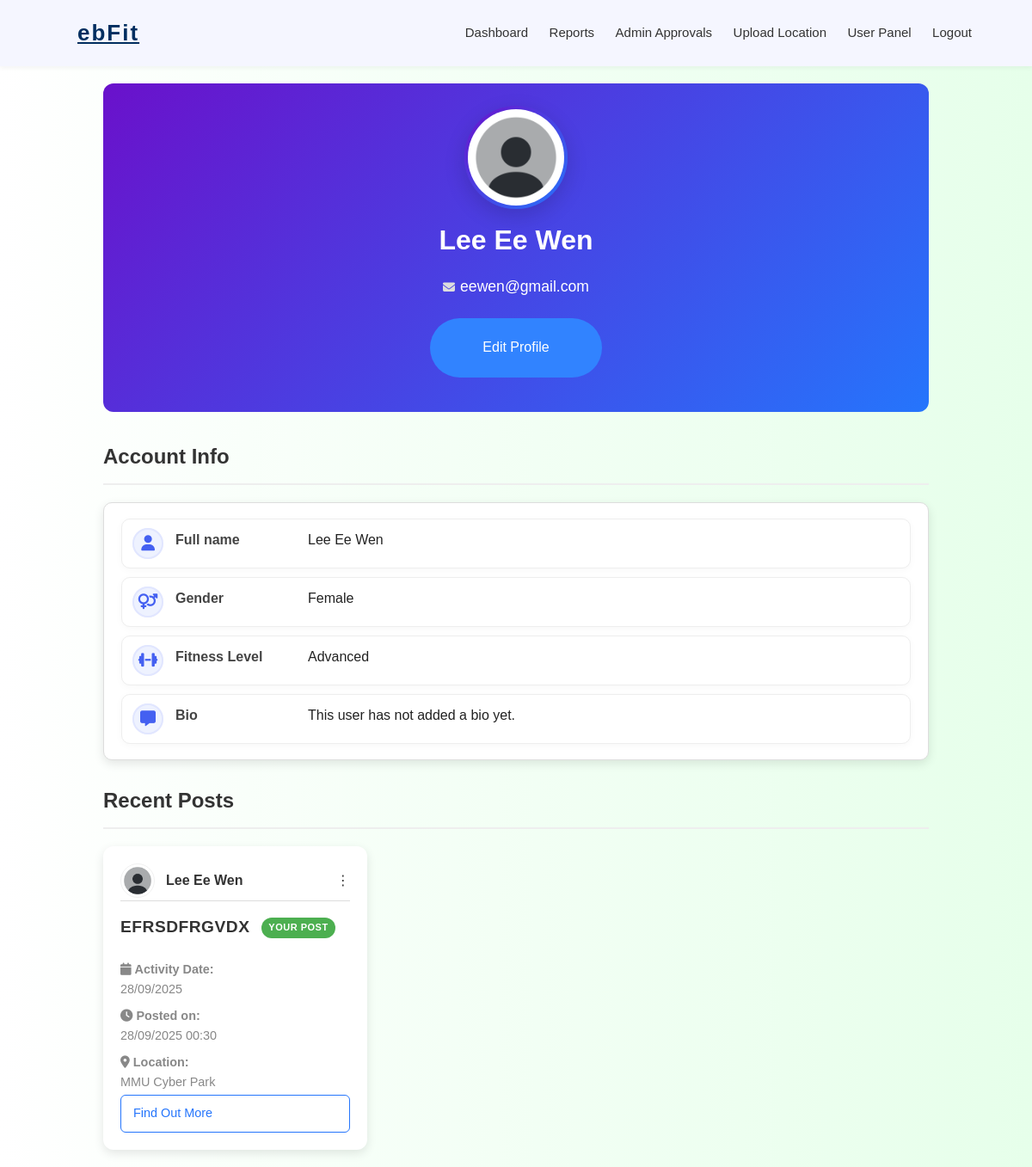
The page /profile/eewen@gmail.com?readonly=1&from_dashboard=1&next=/admin/dashboard (signed in) on the database as committed earlier.
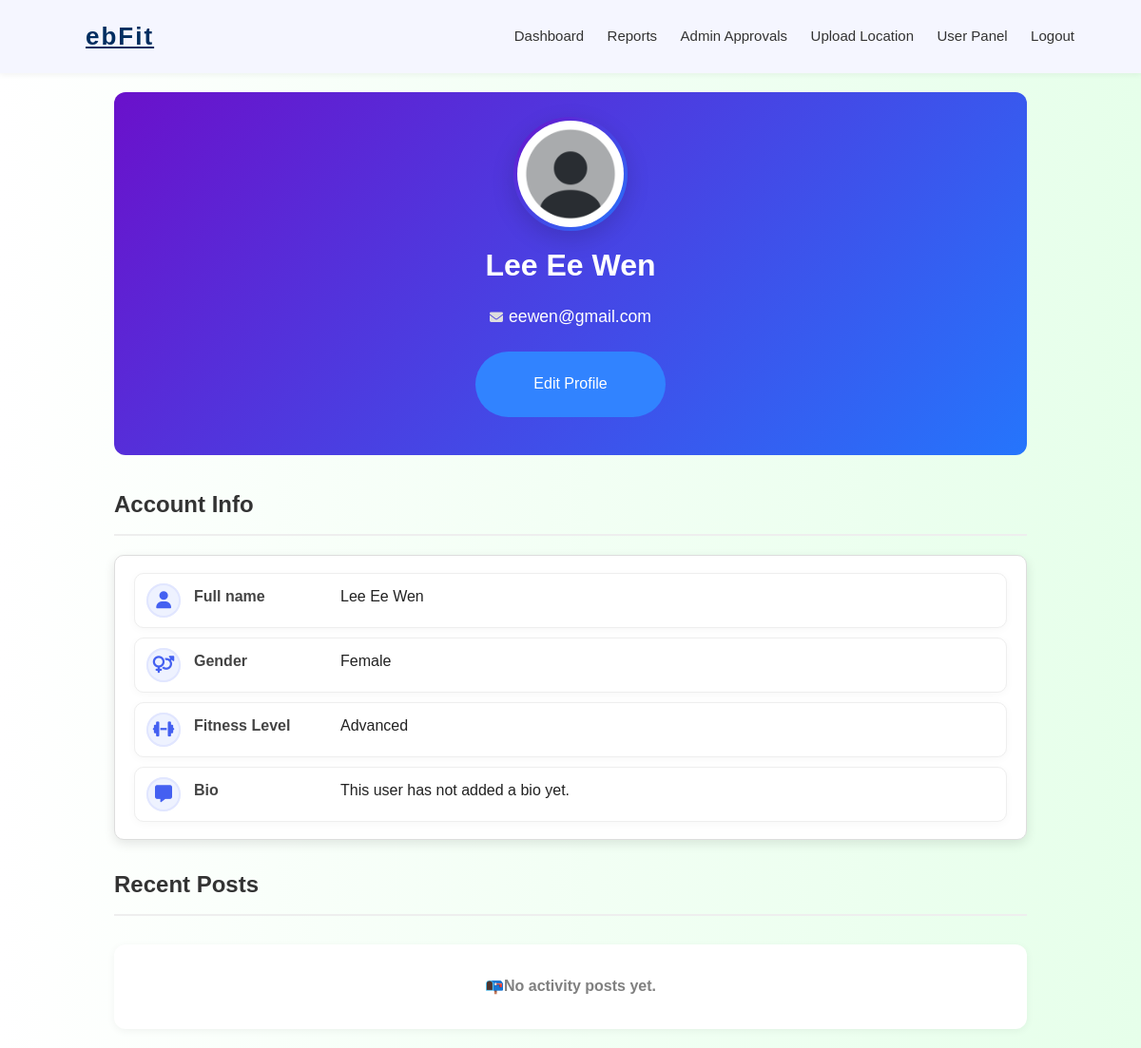
The same page on the database as committed later.
### app.py (models this page shows, shortened)
class Posts(db.Model):
    __tablename__ = "posts" # Explicitly name the table "posts"
    post_id = db.Column(db.Integer, primary_key=True) # Unique identifier for each post
    title = db.Column(db.String(200), nullable=False) # Short title of the post/activity
    content = db.Column(db.Text, nullable=False) # Full description of the activity
    location = db.Column(db.String(100), nullable=False) # Where the activity happens
    event_date = db.Column(db.Date, nullable=False) # Activity date
    start_time = db.Column(db.Time, nullable=False) # Activity start time
    end_time = db.Column(db.Time, nullable=False) # Activity end time
    date_posted = db.Column(db.DateTime, default=datetime.utcnow, nullable=False)
    post_status = db.Column(db.String(20), default="open")
    participants = db.Column(db.Integer, nullable=False) # Max or current number of participants
    image_filename = db.Column(db.String(200), nullable=True) # Optional: image uploaded for this post
    email = db.Column(db.String(255), db.ForeignKey("users.email"), nullable=False)  # Foreign key → link each post to the user who created it
    user = db.relationship("User", back_populates="posts")
    is_hidden = db.Column(db.Boolean, default=False) # If True → hide this post from public views
    join_activities = db.relationship("JoinActivity", back_populates="post", lazy=True, cascade="all, delete-orphan")
    reports = db.relationship(
        "Reports",
        backref="post",                # enables Reports.post
        lazy=True,
        cascade="all, delete-orphan"  # deleting a post deletes reports
    )

class User(db.Model, UserMixin):
    __tablename__ = "users"
    email = db.Column(db.String(255), primary_key=True)
    name = db.Column(db.String(100), nullable=False)
    gender = db.Column(db.String(10), nullable=False)
    sport_level = db.Column(db.String(50), nullable=False)
    security_question = db.Column(db.String(255), nullable=False)
    security_answer = db.Column(db.String(255), nullable=False)
    password = db.Column(db.String(255), nullable=False)
    image_file = db.Column(db.String(255), nullable=False, default="default_image.png")
    bio = db.Column(db.Text, default="This user has not added a bio yet.", nullable=False)
    role = db.Column(db.String(20), default="user")
    is_suspended = db.Column(db.Boolean, default=False) # True = account suspended (blocked from login)
    posts = db.relationship("Posts", back_populates="user", lazy=True, cascade="all, delete-orphan")
    join_activities = db.relationship("JoinActivity", back_populates="user", lazy=True, cascade="all, delete-orphan")

### app.py (the view)
@app.route("/profile/<string:email>")
@login_required
def profile_page(email): #Show a user's account information and their recent posts
    user = User.query.filter_by(email=email).first_or_404() # Target profile user
    recent_posts = (
        Posts.query.filter_by(email=user.email)
        .order_by(Posts.date_posted.desc()) # latest posts first
        .all()
    )
    for post in recent_posts:
        if post.date_posted:
            if post.date_posted.tzinfo is None:
                utc_time = pytz.utc.localize(post.date_posted)
                post.local_date_posted_value = utc_time.astimezone(MALAYSIA_TZ)
            else:
                post.local_date_posted_value = post.date_posted.astimezone(MALAYSIA_TZ)
        else:
            post.local_date_posted_value = None
    image_url = url_for(
        "static",
        filename=f"profile_pics/{user.image_file or 'default_image.png'}"
    )
    return render_template(
        "profile.html",
        user=user,
        image_url=image_url,
        recent_posts=recent_posts
    ) # Render profile template

### app.py (called while the page is built)
@app.context_processor
def notif_count():
    if current_user.is_authenticated:
        count = Notification.query.filter_by(email=current_user.email, is_read=False).count()
        return {"unread_count": count}
    return {"unread_count": 0}

@login_manager.user_loader
def load_user(user_id):
    return User.query.filter_by(email=user_id).first()

@app.context_processor
def inject_admin():
    email = session.get("admin_email")
    if email:
        current_admin = Admin.query.get(email)
        return dict(admin=current_admin)
    return dict(admin=None)

### templates/profile.html (shortened to what the changed rows need)
{% extends "base.html" %}
{% block content %}
<div class="profile">
    <div class="welcome profile-hero">
        <div class="avatar-wrap">
            <img class="avatar" src="{{ url_for('static', filename='profile_pics/' ~ (user.image_file or 'default.png')) }}">
        </div>
        <h1>{{ user.name }}</h1>
        <p class="email">
            <i class="fa-solid fa-envelope"></i>{{ user.email }}
        </p>
        {% if current_user.email == user.email %}
            <a href="{{ url_for('profile_edit') }}" class="btn btn-primary">Edit Profile</a>
        {% endif %}
    </div>
    <h2 class="section-title">Account Info</h2>
    <div class="profile-info info-grid">
        <div class="info-row">
            <div class="info-icon"><i class="fa-solid fa-user"></i></div>
            <div class="info-label">Full name</div>
            <div class="info-value">{{ user.name }}</div>
        </div>
        <div class="info-row">
            <div class="info-icon"><i class="fa-solid fa-venus-mars"></i></div>
            <div class="info-label">Gender</div>
            <div class="info-value">{{ user.gender }}</div>
        </div>
        <div class="info-row">
            <div class="info-icon"><i class="fa-solid fa-dumbbell"></i></div>
            <div class="info-label">Fitness Level</div>
            <div class="info-value">{{ user.sport_level }}</div>
        </div>
        <div class="info-row info-row-bio">
            <div class="info-icon"><i class="fa-solid fa-message"></i></div>
            <div class="info-label">Bio</div>
            <div class="info-value">{{ user.bio or "-" }}</div>
        </div>
    </div>
    <div class="profile-posts">
        <h2 class="section-title">Recent Posts</h2>
        {% if recent_posts %}
            <div class="posts-grid">
               {% for post in recent_posts %}
                    <div class="post-card">
                        {% set author = post.user %}
                        {% set author_name = author.name if author else post.email %}
                        {% set author_image = author.image_file if author and author.image_file else 'default_image.png' %}
                        {% set author_email = author.email if author else post.email %}
                        <div class="author-wrapper">
                            <a href="{{ url_for('profile_page', email=author_email) }}" class="author-link">
                                <img src="{{ url_for('static', filename='profile_pics/' ~ author_image) }}"
                                    alt="{{ author_name }}'s profile picture"
                                    class="profile-pic">
                                <span class="author-name">{{ author_name }}</span>
                            </a>
                            {% if current_user.is_authenticated %}
                                <details class="author-menu">
                                    <summary class="menu-btn">⋮</summary>
                                </details>
                            {% endif %}
                        </div>
                        <hr class="solid-line2">
                        <div class="post-header">
                            <h3 class="post-title">
                                {{ post.title }}
                                {% if current_user.is_authenticated and current_user.email == post.email %}
                                    <span class="badge-your-post">Your Post</span>
                                {% endif %}
                            </h3>
                        </div>
                        <p class="meta"><i class="fa-solid fa-calendar"></i>
                            <strong>Activity Date: </strong><br>
                            <span>{{ post.event_date.strftime('%d/%m/%Y') if post.event_date else '' }}</span>
                        </p>
                        <p class="meta">
                            <i class="fa-solid fa-clock"></i>
                            <strong>Posted on:</strong><br>
                            <span>{{ post.local_date_posted_value.strftime('%d/%m/%Y %H:%M') if post.local_date_posted_value else '' }}</span>
                        </p>
                        <p class="meta">
                            <i class="fa-solid fa-location-dot"></i>
                            <strong>Location:</strong><br>
                            <span>{{ post.location or 'N/A' }}</span>
                        </p>
                        <a href="{{ url_for('post_detail', post_id=post.post_id, next=request.path) }}" class="btn btn-outline">Find Out More</a>
                    </div>
                {% endfor %}
        </div>
    {% else %}
        <div class="no-posts">
            <p>📭No activity posts yet.</p>
        </div>
    {% endif %}
</div>
</div>
{% endblock %}

Rows that differ between the two databases and show on the page:
removed Posts: image_file (placeholder picture), {{ author_name }} "Lee Ee Wen", title "EFRSDFRGVDX", shows "YOUR POST", event_date "28/09/2025", local_date_posted_value "28/09/2025 00:30", location "MMU Cyber Park"
Other text that changed with them:
text now shown: "📭No activity posts yet."
